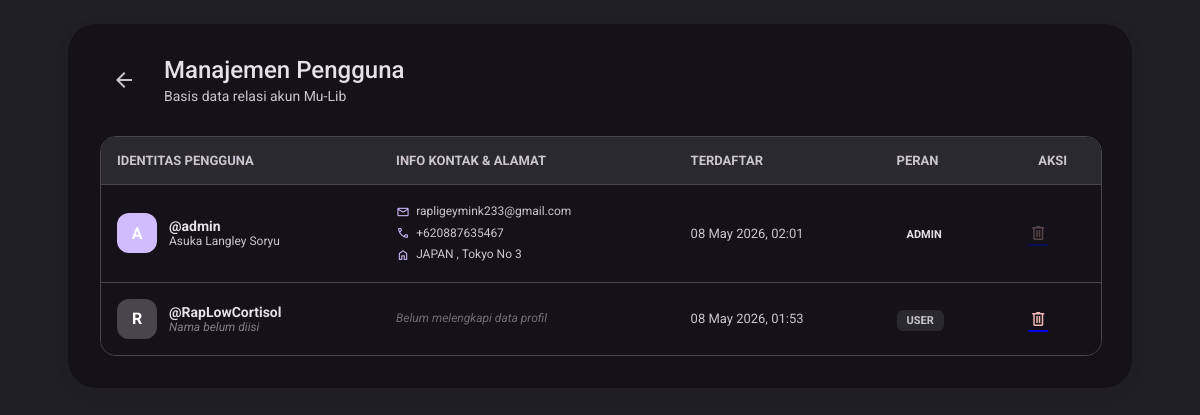
Page /admin_users.php (signed in) on the committed database.
### tables this page shows
CREATE TABLE `user_detail` (
  `id` int(11) NOT NULL,
  `user_id` int(11) NOT NULL,
  `nama_lengkap` varchar(255) DEFAULT NULL,
  `email` varchar(255) DEFAULT NULL,
  `no_telp` varchar(20) DEFAULT NULL,
  `alamat` text DEFAULT NULL
);

CREATE TABLE `users` (
  `id` int(11) NOT NULL,
  `username` varchar(50) NOT NULL,
  `password` varchar(255) DEFAULT NULL,
  `created_at` timestamp NOT NULL DEFAULT current_timestamp(),
  `role` enum('admin','user') DEFAULT 'user'
);

### admin_users.php (the view, shortened to what this page needs)
<?php
require 'koneksi.php';
$query = mysqli_query($conn, "SELECT users.id, users.username, users.role, users.created_at,
    user_detail.nama_lengkap, user_detail.email, user_detail.no_telp, user_detail.alamat
    FROM users
    LEFT JOIN user_detail ON users.id = user_detail.user_id
    ORDER BY users.role ASC, users.created_at DESC");
?>
<!DOCTYPE html>
<html lang="id">
<head>
</head>
<body>
    <div class="dashboard-card">
        <header>
            <a href="settings.php" class="icon-btn"><span class="material-symbols-outlined">arrow_back</span></a>
            <div>
                <h1 style="margin:0; font-size: 24px; font-weight: 500;">Manajemen Pengguna</h1>
                <p style="margin:4px 0 0; font-size:14px; color:var(--md-sys-color-on-surface-variant);">Basis data relasi akun Mu-Lib</p>
            </div>
        </header>
        <div class="table-container">
            <table>
                <thead>
                    <tr>
                        <th>Identitas Pengguna</th>
                        <th>Info Kontak & Alamat</th>
                        <th>Terdaftar</th>
                        <th>Peran</th>
                        <th style="text-align: center;">Aksi</th>
                    </tr>
                </thead>
                <tbody>
                    <?php while($user = mysqli_fetch_assoc($query)): ?>
                        <?php
                            $isAdminUser = ($user['role'] === 'admin');
                            $isMe = ($user['username'] === $_SESSION['username']);
                            $tgl_daftar = !empty($user['created_at']) ? date('d M Y, H:i', strtotime($user['created_at'])) : '-';
                        ?>
                        <tr>
                            <td>
                                <div class="user-cell">
                                    <div class="mini-avatar <?php echo $isAdminUser ? '' : 'user'; ?>">
                                        <?php echo strtoupper(substr($user['username'], 0, 1)); ?>
                                    </div>
                                    <div>
                                        <div style="font-weight: 700;">@<?php echo htmlspecialchars($user['username']); ?></div>
                                        <div style="font-size: 12px; color: var(--md-sys-color-on-surface-variant);">
                                            <?php echo !empty($user['nama_lengkap']) ? htmlspecialchars($user['nama_lengkap']) : '<i style="opacity:0.6;">Nama belum diisi</i>'; ?>
                                        </div>
                                    </div>
                                </div>
                            </td>
                            <td>
                                <div class="contact-info">
                                    <?php if(!empty($user['email'])): ?>
                                        <div><span class="material-symbols-outlined contact-icon">mail</span><?php echo htmlspecialchars($user['email']); ?></div>
                                    <?php endif; ?>
                                    <?php if(!empty($user['no_telp'])): ?>
                                        <div><span class="material-symbols-outlined contact-icon">call</span><?php echo htmlspecialchars($user['no_telp']); ?></div>
                                    <?php endif; ?>
                                    <?php if(!empty($user['alamat'])): ?>
                                        <div><span class="material-symbols-outlined contact-icon">home</span><?php echo htmlspecialchars($user['alamat']); ?></div>
                                    <?php endif; ?>
                                    <?php if(empty($user['email']) && empty($user['no_telp']) && empty($user['alamat'])): ?>
                                        <i style="opacity:0.5;">Belum melengkapi data profil</i>
                                    <?php endif; ?>
                                </div>
                            </td>
                            <td>
                                <div style="font-size: 13px; color: var(--md-sys-color-on-surface-variant);">
                                    <?php echo $tgl_daftar; ?>
                                </div>
                            </td>
                            <td>
                                <span class="badge <?php echo $isAdminUser ? 'badge-admin' : 'badge-user'; ?>">
                                    <?php echo $user['role']; ?>
                                </span>
                            </td>
                            <td style="text-align: center;">
                                <a href="?hapus=<?php echo $user['id']; ?>"
                                   onclick="return confirm('Hapus permanen akun @<?php echo htmlspecialchars($user['username']); ?>?');"
                                   style="<?php echo $isMe ? 'pointer-events:none;' : ''; ?>">
                                    <button class="btn-delete" <?php echo $isMe ? 'disabled' : ''; ?> title="Hapus Akun">
                                        <span class="material-symbols-outlined" style="font-size: 20px;">delete</span>
                                    </button>
                                </a>
                            </td>
                        </tr>
                    <?php endwhile; ?>
                </tbody>
            </table>
        </div>
    </div>
</body>
</html>

### admin_users.php (style rules this page uses)
:root { --md-sys-color-primary: #6750A4; --md-sys-color-on-primary: #FFFFFF; --md-sys-color-surface: #FEF7FF; --md-sys-color-surface-container: #F3EDF7; --md-sys-color-surface-container-high: #ECE6F0; --md-sys-color-on-surface: #1D1B20; --md-sys-color-on-surface-variant: #49454F; --md-sys-color-outline-variant: #CAC4D0; --md-sys-color-error: #B3261E; --md-sys-color-error-container: #F9DEDC; --md-sys-color-success: #146C2E; }
html.dark-mode { --md-sys-color-primary: #D0BCFF; --md-sys-color-on-primary: #381E72; --md-sys-color-surface: #141218; --md-sys-color-surface-container: #211F26; --md-sys-color-surface-container-high: #2B2930; --md-sys-color-on-surface: #E6E0E9; --md-sys-color-on-surface-variant: #CAC4D0; --md-sys-color-outline-variant: #49454F; --md-sys-color-error: #F2B8B5; --md-sys-color-error-container: #8C1D18; --md-sys-color-success: #6DD58C; }
body { background-color: var(--md-sys-color-surface-container); color: var(--md-sys-color-on-surface); margin: 0; padding: 24px; font-family: 'Roboto', sans-serif; display: flex; justify-content: center; min-height: 100vh; transition: 0.3s; }
.dashboard-card { background-color: var(--md-sys-color-surface); padding: 32px; border-radius: 28px; width: 100%; max-width: 1000px; box-shadow: 0px 4px 16px rgba(0,0,0,0.05); align-self: flex-start; }
header { display: flex; align-items: center; gap: 16px; margin-bottom: 32px; }
.icon-btn { background: transparent; border: none; color: var(--md-sys-color-on-surface-variant); width: 48px; height: 48px; border-radius: 50%; cursor: pointer; display: flex; justify-content: center; align-items: center; text-decoration: none; }
.table-container { width: 100%; overflow-x: auto; border-radius: 16px; border: 1px solid var(--md-sys-color-outline-variant); }
table { width: 100%; border-collapse: collapse; text-align: left; background: var(--md-sys-color-surface); }
th { background-color: var(--md-sys-color-surface-container-high); padding: 16px; font-size: 13px; font-weight: 700; color: var(--md-sys-color-on-surface-variant); border-bottom: 1px solid var(--md-sys-color-outline-variant); text-transform: uppercase; }
td { padding: 16px; font-size: 14px; border-bottom: 1px solid var(--md-sys-color-outline-variant); vertical-align: middle; }
tr:last-child td { border-bottom: none; }
.user-cell { display: flex; align-items: center; gap: 12px; }
.mini-avatar { width: 40px; height: 40px; border-radius: 12px; background: var(--md-sys-color-primary); color: white; display: flex; align-items: center; justify-content: center; font-weight: 700; font-size: 16px; flex-shrink: 0; }
.mini-avatar.user { background: var(--md-sys-color-outline-variant); }
.contact-info { font-size: 12px; color: var(--md-sys-color-on-surface-variant); line-height: 1.8; }
.contact-icon { font-size: 14px; vertical-align: middle; margin-right: 6px; color: var(--md-sys-color-primary); }
.badge { padding: 4px 10px; border-radius: 6px; font-size: 11px; font-weight: 700; text-transform: uppercase; }
.badge-admin { background: var(--md-sys-color-primary-container); color: var(--md-sys-color-on-primary-container); }
.badge-user { background: var(--md-sys-color-surface-container-high); color: var(--md-sys-color-on-surface-variant); }
.btn-delete { color: var(--md-sys-color-error); background: transparent; border: none; cursor: pointer; width: 36px; height: 36px; border-radius: 50%; display: flex; align-items: center; justify-content: center; transition: 0.2s; }
.btn-delete:disabled { opacity: 0.3; cursor: not-allowed; }

### rows in the picture
user_detail: user.username "A", user.username "admin", nama_lengkap "Asuka Langley Soryu", email "rapligeymink233@gmail.com", no_telp "+620887635467", alamat "JAPAN , Tokyo No 3", user.created_at "08 May 2026, 02:01", user.role "ADMIN"
users: username "R", username "RapLowCortisol", shows "Nama belum diisi", shows "Belum melengkapi data profil", created_at "08 May 2026, 01:53", role "USER"
